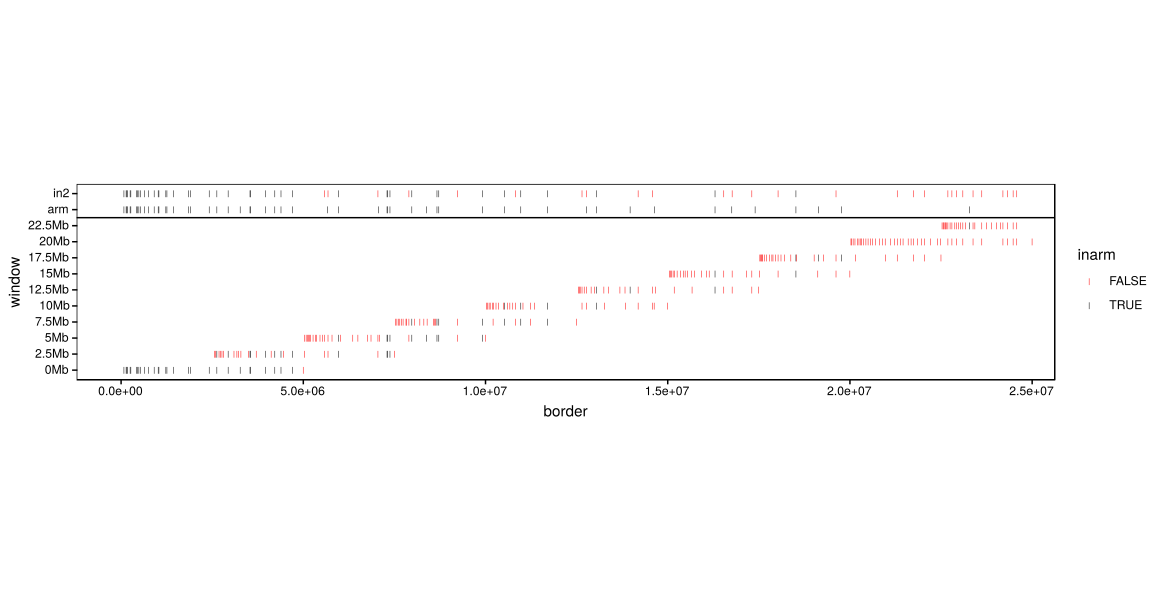

This chart was generated by the following R code:
stepped = do.call('rbind',lapply(1:length(tmpM), function(x){setNames(data.frame("window" = names(tmpM)[x],
                                                                       'border' = unname(tmpM[x])),
                                                            nm = c('window', 'border') ) }))
stepped$window = paste0(as.numeric(as.character(stepped$window))/1e6, 'Mb')
stepped$window = factor(stepped$window, levels = paste0(steps/1e6, 'Mb'))
arm =newTADs_chr19[grepl(rownames(newTADs_chr19), pattern = 'P'), 2]

stepped = rbind(stepped, data.frame('window' = 'arm', 'border' = arm))


intwo = as.numeric(names(table(unlist(tmpM[]))[table(unlist(tmpM[])) > 1]))
intwo = c(intwo, tmpM[[1]][tmpM[[1]] < steps[2]])
stepped = rbind(stepped, data.frame('window' = 'in2', 'border' = intwo))

stepped$inarm = stepped$border %in% arm


library(ggplot2)
ggplot(stepped, aes(x = border, y = window, col = inarm)) +
  geom_point(pch = "|")+
  scale_color_manual(values = c('red','black'))+
  RHWlib::RHWtheme('long')+
  coord_cartesian(xlim = c(0, E)) +
  geom_hline(yintercept = 10.5) +
  theme(aspect.ratio = 0.2)
